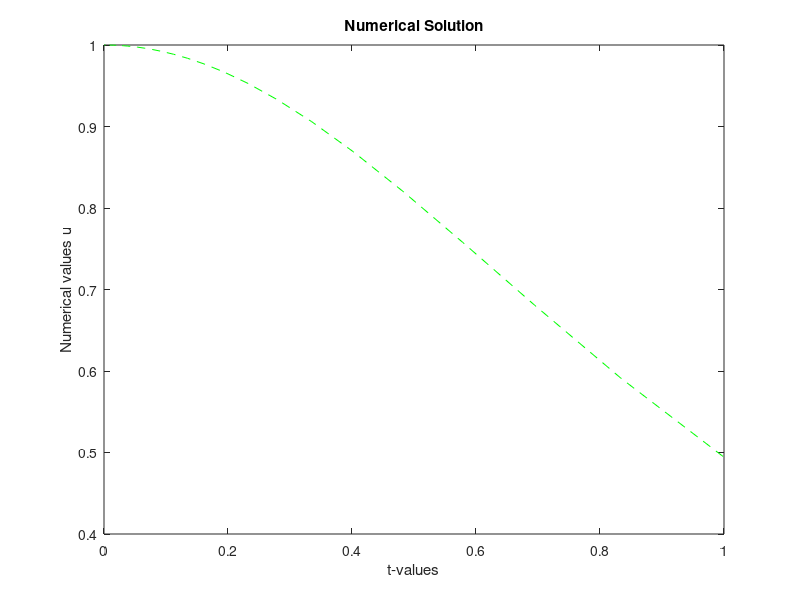
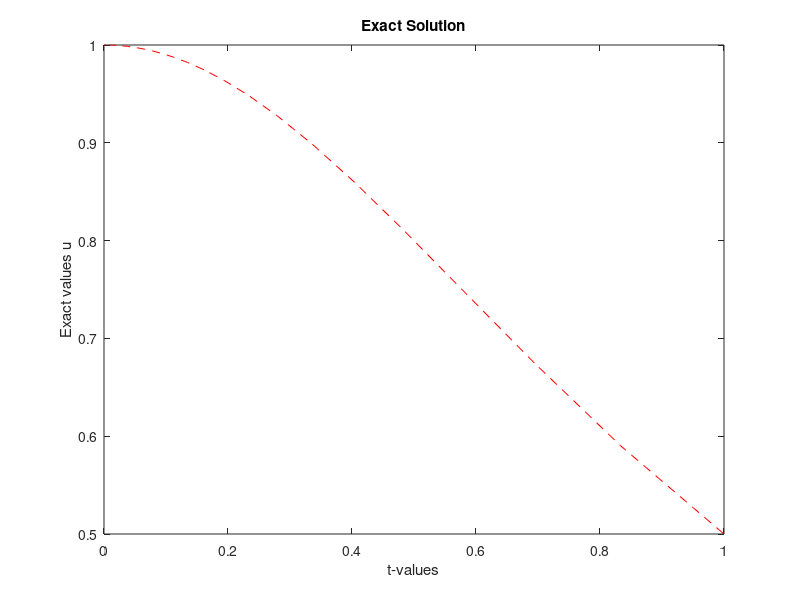
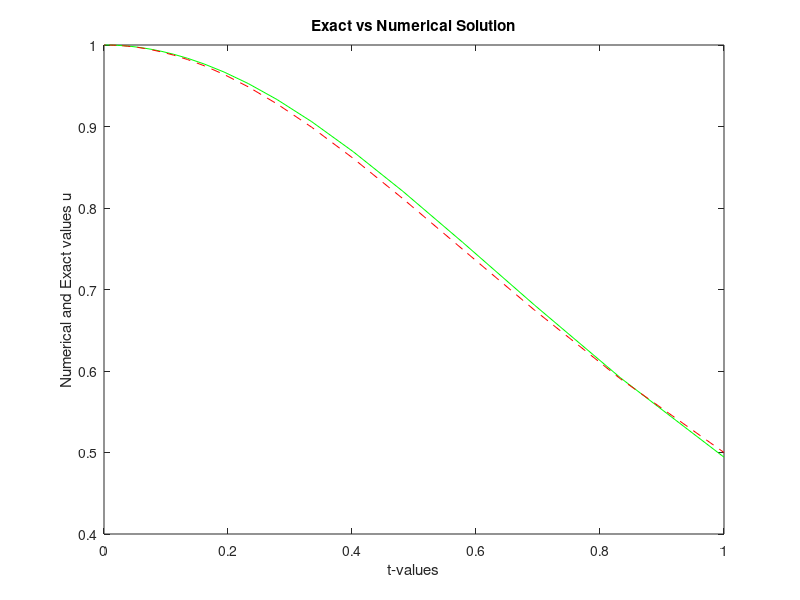
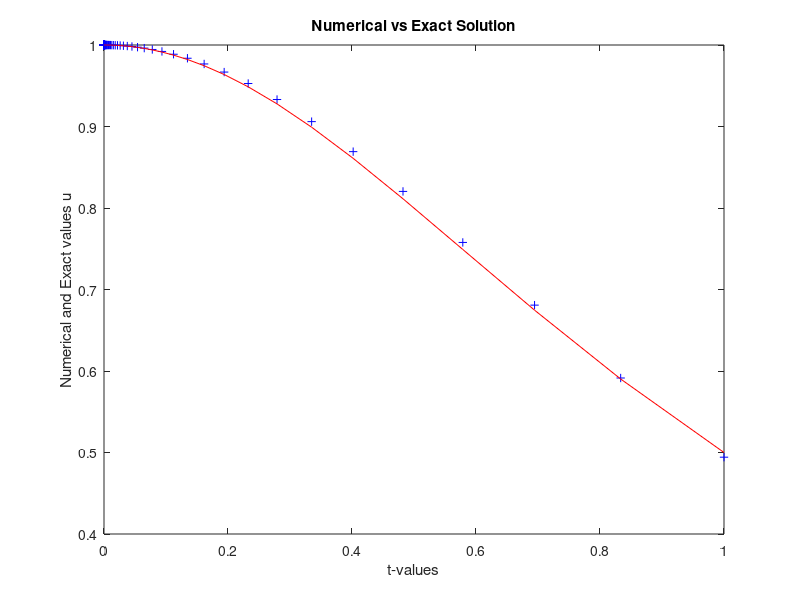

Write MATLAB code to recreate these figures, in order.
        %--------------------------------
% Name:  KSHITIJ BAHUKHANDI
% Roll No : SAU/AM(M)/2023/06
% APM (II-Semester)-2024
% SOUTH  ASIAN  UNIVERSITY
% MATLAB File:- 06
% Numerical Solution of IVP using Forward Euler Method on a Variable Mesh 
% Ut= -2*t*U*U
% U(t)= 1/(1+t*t)
%-----------------------------
  clear all;  % clear all variables in memory
  N=10; 
  ETA=1.2;
  disp('Variable Mesh Numerical Solution for IVP Using Forward Euler Method');
  disp('    ');
  fprintf('N=%4.2f\n',N);
  disp('  ');
  for I=1:8
    % Formation of variable mesh lengths
       SUM=1.0;
       for L=1:N-1
           SUM=SUM+ETA^L;
       end
       H(2)=1.0/SUM;
       for L=2:N
           H(L+1)=ETA*H(L);
       end 
  % Formation of grid points
    T(1)=0.0;
    for L=2:N+1
          T(L)=T(L-1)+H(L);   
    end 
    T(N+1)=1.0;
    % Exact Solution & RHS function
    for L=1:N+1
        EU(L)= 1.0/(1+T(L)*T(L));  
    end
    % Initial conditions
 %   U(1)=EU(1);
    U(1)=1.0;
     tic  % CPU time starts
    % Solution at advanced time
       for L=1:N
           H0=H(L+1);
       U(L+1)=U(L)-2*H0*T(L)*U(L)*U(L);
       end 
  % Calculate Errors
        ERU=abs(U(N+1)-EU(N+1));
     % Print errors
       fprintf('N=%4.2f, ERU=%10.4e\n',N,ERU);
  disp('  ');
  N=2*N;
  end
   toc  % CPU time ends
    % Plot the results
  figure(1);
  plot(T,U,'--g'); 
  xlabel('t-values');
  ylabel('Numerical values u');
  title('Numerical Solution')
  figure (2);
  plot(T,EU,'--r');
  xlabel('t-values');
  ylabel('Exact values u');
  title ('Exact Solution')
  figure (3);
  plot(T,U,'-g',T,EU,'--r');
  xlabel('t-values');
  ylabel('Numerical and Exact values u');
  title ('Exact vs Numerical Solution')
  figure(4);
  plot(T,U,'b+'); hold on
  plot(T,EU,'-r'); hold off
  xlabel('t-values');
  ylabel('Numerical and Exact values u');
  title('Numerical vs Exact Solution')
